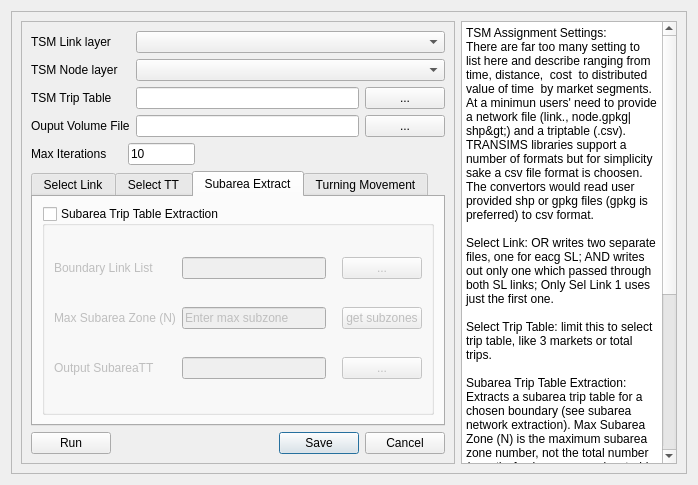
<?xml version="1.0" encoding="UTF-8"?>
<ui version="4.0">
 <class>DialogTSMAssign</class>
 <widget class="QDialog" name="DialogTSMAssign">
  <property name="geometry">
   <rect>
    <x>0</x>
    <y>0</y>
    <width>698</width>
    <height>485</height>
   </rect>
  </property>
  <property name="windowTitle">
   <string>TSM Assignment</string>
  </property>
  <layout class="QGridLayout" name="gridLayout_7">
   <item row="0" column="0">
    <widget class="QFrame" name="frame">
     <property name="frameShape">
      <enum>QFrame::StyledPanel</enum>
     </property>
     <property name="frameShadow">
      <enum>QFrame::Raised</enum>
     </property>
     <layout class="QHBoxLayout" name="horizontalLayout_5">
      <item>
       <layout class="QHBoxLayout" name="horizontalLayout_3">
        <item>
         <widget class="QFrame" name="frame_2">
          <property name="frameShape">
           <enum>QFrame::StyledPanel</enum>
          </property>
          <property name="frameShadow">
           <enum>QFrame::Raised</enum>
          </property>
          <layout class="QVBoxLayout" name="verticalLayout_2">
           <item>
            <layout class="QGridLayout" name="gridLayout">
             <item row="0" column="0">
              <widget class="QLabel" name="label">
               <property name="text">
                <string>TSM Link layer</string>
               </property>
              </widget>
             </item>
             <item row="0" column="1" colspan="2">
              <widget class="QComboBox" name="comboBox_linkLayer">
               <property name="toolTip">
                <string>choose link layer</string>
               </property>
              </widget>
             </item>
             <item row="1" column="0">
              <widget class="QLabel" name="label_2">
               <property name="text">
                <string>TSM Node layer</string>
               </property>
              </widget>
             </item>
             <item row="1" column="1" colspan="2">
              <widget class="QComboBox" name="comboBox_nodeLayer">
               <property name="toolTip">
                <string>choose TSM node layer </string>
               </property>
              </widget>
             </item>
             <item row="2" column="0">
              <widget class="QLabel" name="label_3">
               <property name="text">
                <string>TSM Trip Table</string>
               </property>
              </widget>
             </item>
             <item row="2" column="1">
              <widget class="QLineEdit" name="lineEdit_triptable"/>
             </item>
             <item row="2" column="2">
              <widget class="QPushButton" name="browse_TripTable">
               <property name="toolTip">
                <string>select trip table (csv)</string>
               </property>
               <property name="text">
                <string>...</string>
               </property>
              </widget>
             </item>
             <item row="3" column="0">
              <widget class="QLabel" name="label_4">
               <property name="text">
                <string>Ouput Volume File</string>
               </property>
              </widget>
             </item>
             <item row="3" column="1">
              <widget class="QLineEdit" name="lineEdit_volume"/>
             </item>
             <item row="3" column="2">
              <widget class="QPushButton" name="browse_volume">
               <property name="toolTip">
                <string>save to csv file</string>
               </property>
               <property name="text">
                <string>...</string>
               </property>
              </widget>
             </item>
            </layout>
           </item>
           <item>
            <layout class="QHBoxLayout" name="horizontalLayout">
             <item>
              <widget class="QLabel" name="label_5">
               <property name="text">
                <string>Max Iterations</string>
               </property>
              </widget>
             </item>
             <item>
              <spacer name="horizontalSpacer">
               <property name="orientation">
                <enum>Qt::Horizontal</enum>
               </property>
               <property name="sizeType">
                <enum>QSizePolicy::Fixed</enum>
               </property>
               <property name="sizeHint" stdset="0">
                <size>
                 <width>15</width>
                 <height>20</height>
                </size>
               </property>
              </spacer>
             </item>
             <item>
              <widget class="QLineEdit" name="lineEdit_literations">
               <property name="text">
                <string>10</string>
               </property>
              </widget>
             </item>
             <item>
              <spacer name="horizontalSpacer_2">
               <property name="orientation">
                <enum>Qt::Horizontal</enum>
               </property>
               <property name="sizeType">
                <enum>QSizePolicy::Fixed</enum>
               </property>
               <property name="sizeHint" stdset="0">
                <size>
                 <width>250</width>
                 <height>20</height>
                </size>
               </property>
              </spacer>
             </item>
            </layout>
           </item>
           <item>
            <widget class="QTabWidget" name="tabWidget">
             <property name="tabPosition">
              <enum>QTabWidget::North</enum>
             </property>
             <property name="currentIndex">
              <number>2</number>
             </property>
             <property name="usesScrollButtons">
              <bool>false</bool>
             </property>
             <property name="documentMode">
              <bool>false</bool>
             </property>
             <property name="tabsClosable">
              <bool>false</bool>
             </property>
             <widget class="QWidget" name="selectLink">
              <attribute name="title">
               <string>Select Link</string>
              </attribute>
              <layout class="QGridLayout" name="gridLayout_8">
               <item row="0" column="0">
                <widget class="QGroupBox" name="groupBox_SL">
                 <property name="enabled">
                  <bool>true</bool>
                 </property>
                 <property name="title">
                  <string>Select Link Analysis</string>
                 </property>
                 <property name="checkable">
                  <bool>true</bool>
                 </property>
                 <property name="checked">
                  <bool>false</bool>
                 </property>
                 <layout class="QGridLayout" name="gridLayout_2">
                  <item row="0" column="1" colspan="2">
                   <widget class="QLineEdit" name="lineEdit_SL_AB1">
                    <property name="toolTip">
                     <string>specify first link A1 - B1</string>
                    </property>
                    <property name="text">
                     <string/>
                    </property>
                   </widget>
                  </item>
                  <item row="1" column="0">
                   <widget class="QLabel" name="label_7">
                    <property name="text">
                     <string>Sel Link 2</string>
                    </property>
                   </widget>
                  </item>
                  <item row="2" column="0" colspan="2">
                   <widget class="QLabel" name="label_8">
                    <property name="text">
                     <string>Out SL Link Layer</string>
                    </property>
                   </widget>
                  </item>
                  <item row="2" column="2">
                   <widget class="QLineEdit" name="lineEdit_SLOuputDir">
                    <property name="toolTip">
                     <string/>
                    </property>
                   </widget>
                  </item>
                  <item row="2" column="3">
                   <widget class="QPushButton" name="browse_selectLinkOut">
                    <property name="toolTip">
                     <string>output directory</string>
                    </property>
                    <property name="text">
                     <string>...</string>
                    </property>
                   </widget>
                  </item>
                  <item row="0" column="0">
                   <widget class="QLabel" name="label_6">
                    <property name="text">
                     <string>Sel Link 1</string>
                    </property>
                   </widget>
                  </item>
                  <item row="1" column="1" colspan="2">
                   <widget class="QLineEdit" name="lineEdit_SL_AB2">
                    <property name="toolTip">
                     <string>specify second link A2-B2</string>
                    </property>
                    <property name="text">
                     <string/>
                    </property>
                   </widget>
                  </item>
                 </layout>
                 <zorder>browse_selectLinkOut</zorder>
                 <zorder>label_6</zorder>
                 <zorder>lineEdit_SL_AB1</zorder>
                 <zorder>label_8</zorder>
                 <zorder>label_7</zorder>
                 <zorder>lineEdit_SLOuputDir</zorder>
                 <zorder>lineEdit_SL_AB2</zorder>
                </widget>
               </item>
              </layout>
             </widget>
             <widget class="QWidget" name="selectTT">
              <attribute name="title">
               <string>Select TT</string>
              </attribute>
              <layout class="QGridLayout" name="gridLayout_9">
               <item row="0" column="0">
                <widget class="QGroupBox" name="groupBox_SL_TT">
                 <property name="enabled">
                  <bool>true</bool>
                 </property>
                 <property name="title">
                  <string>Select Trip Table</string>
                 </property>
                 <property name="checkable">
                  <bool>true</bool>
                 </property>
                 <property name="checked">
                  <bool>false</bool>
                 </property>
                 <layout class="QGridLayout" name="gridLayout_3">
                  <item row="0" column="1" colspan="2">
                   <widget class="QLineEdit" name="lineEdit_SL_TT_AB1">
                    <property name="toolTip">
                     <string>specify first link A1 - B1</string>
                    </property>
                    <property name="text">
                     <string/>
                    </property>
                   </widget>
                  </item>
                  <item row="2" column="0" colspan="2">
                   <widget class="QLabel" name="label_11">
                    <property name="text">
                     <string>Output Trip Table</string>
                    </property>
                   </widget>
                  </item>
                  <item row="2" column="2">
                   <widget class="QLineEdit" name="lineEdit_OutSL_TT"/>
                  </item>
                  <item row="2" column="3">
                   <widget class="QPushButton" name="browse_outputDir">
                    <property name="toolTip">
                     <string>output directory</string>
                    </property>
                    <property name="text">
                     <string>...</string>
                    </property>
                   </widget>
                  </item>
                  <item row="1" column="1" colspan="2">
                   <widget class="QLineEdit" name="lineEdit_SL_TT_AB2">
                    <property name="toolTip">
                     <string>specify second link A2-B2</string>
                    </property>
                    <property name="text">
                     <string/>
                    </property>
                   </widget>
                  </item>
                  <item row="1" column="0">
                   <widget class="QLabel" name="label_10">
                    <property name="text">
                     <string>Sel Link 2</string>
                    </property>
                   </widget>
                  </item>
                  <item row="0" column="0">
                   <widget class="QLabel" name="label_9">
                    <property name="toolTip">
                     <string/>
                    </property>
                    <property name="text">
                     <string>Sel Link 1</string>
                    </property>
                   </widget>
                  </item>
                 </layout>
                </widget>
               </item>
              </layout>
             </widget>
             <widget class="QWidget" name="subareExt">
              <attribute name="title">
               <string>Subarea Extract</string>
              </attribute>
              <layout class="QGridLayout" name="gridLayout_6">
               <item row="0" column="0">
                <widget class="QGroupBox" name="groupBox_SubExt_TT">
                 <property name="enabled">
                  <bool>true</bool>
                 </property>
                 <property name="title">
                  <string>Subarea Trip Table Extraction</string>
                 </property>
                 <property name="checkable">
                  <bool>true</bool>
                 </property>
                 <property name="checked">
                  <bool>false</bool>
                 </property>
                 <layout class="QGridLayout" name="gridLayout_5">
                  <item row="2" column="0">
                   <widget class="QLabel" name="label_14">
                    <property name="text">
                     <string>Output SubareaTT</string>
                    </property>
                   </widget>
                  </item>
                  <item row="2" column="3">
                   <widget class="QPushButton" name="browse_output_SubTT">
                    <property name="toolTip">
                     <string>select subarea boundary link list (see subarea network extraction)</string>
                    </property>
                    <property name="text">
                     <string>...</string>
                    </property>
                    <property name="autoDefault">
                     <bool>true</bool>
                    </property>
                   </widget>
                  </item>
                  <item row="0" column="1">
                   <widget class="QLineEdit" name="lineEdit_boundaryList">
                    <property name="toolTip">
                     <string/>
                    </property>
                    <property name="text">
                     <string/>
                    </property>
                   </widget>
                  </item>
                  <item row="1" column="1">
                   <widget class="QLineEdit" name="lineEdit_Sub_maxZones">
                    <property name="toolTip">
                     <string>Number of Subarea Zones</string>
                    </property>
                    <property name="text">
                     <string>Enter max subzone</string>
                    </property>
                   </widget>
                  </item>
                  <item row="2" column="1">
                   <widget class="QLineEdit" name="lineEdit_OutSubareaTT"/>
                  </item>
                  <item row="0" column="0">
                   <widget class="QLabel" name="label_12">
                    <property name="toolTip">
                     <string/>
                    </property>
                    <property name="text">
                     <string>Boundary Link List</string>
                    </property>
                   </widget>
                  </item>
                  <item row="1" column="0">
                   <widget class="QLabel" name="label_15">
                    <property name="text">
                     <string>Max Subarea Zone (N)</string>
                    </property>
                   </widget>
                  </item>
                  <item row="1" column="3">
                   <widget class="QPushButton" name="browse_getSubZones">
                    <property name="toolTip">
                     <string>select subarea boundary link list (see subarea network extraction)</string>
                    </property>
                    <property name="text">
                     <string>get subzones</string>
                    </property>
                   </widget>
                  </item>
                  <item row="0" column="3">
                   <widget class="QPushButton" name="browse_boundaryList">
                    <property name="toolTip">
                     <string>select subarea boundary link list (see subarea network extraction)</string>
                    </property>
                    <property name="text">
                     <string>...</string>
                    </property>
                   </widget>
                  </item>
                  <item row="2" column="2">
                   <spacer name="horizontalSpacer_3">
                    <property name="orientation">
                     <enum>Qt::Horizontal</enum>
                    </property>
                    <property name="sizeType">
                     <enum>QSizePolicy::Fixed</enum>
                    </property>
                    <property name="sizeHint" stdset="0">
                     <size>
                      <width>10</width>
                      <height>20</height>
                     </size>
                    </property>
                   </spacer>
                  </item>
                 </layout>
                 <zorder>label_12</zorder>
                 <zorder>lineEdit_boundaryList</zorder>
                 <zorder>browse_boundaryList</zorder>
                 <zorder>label_15</zorder>
                 <zorder>lineEdit_Sub_maxZones</zorder>
                 <zorder>browse_getSubZones</zorder>
                 <zorder>label_14</zorder>
                 <zorder>lineEdit_OutSubareaTT</zorder>
                 <zorder>horizontalSpacer_3</zorder>
                 <zorder>browse_output_SubTT</zorder>
                </widget>
               </item>
              </layout>
             </widget>
             <widget class="QWidget" name="turnMovement">
              <attribute name="title">
               <string>Turning Movement</string>
              </attribute>
              <layout class="QGridLayout" name="gridLayout_10">
               <item row="0" column="0">
                <widget class="QGroupBox" name="groupBox_TurnMove">
                 <property name="title">
                  <string>Turning Movement</string>
                 </property>
                 <property name="checkable">
                  <bool>true</bool>
                 </property>
                 <property name="checked">
                  <bool>false</bool>
                 </property>
                 <layout class="QGridLayout" name="gridLayout_4">
                  <item row="1" column="2">
                   <widget class="QPushButton" name="browse_outputDir_TurnMove">
                    <property name="toolTip">
                     <string>specify Output Turn Movements file (csv)</string>
                    </property>
                    <property name="text">
                     <string>...</string>
                    </property>
                   </widget>
                  </item>
                  <item row="1" column="0">
                   <widget class="QLabel" name="label_16">
                    <property name="text">
                     <string>Output File</string>
                    </property>
                   </widget>
                  </item>
                  <item row="0" column="2">
                   <widget class="QPushButton" name="browse_TurnMove_NodeList">
                    <property name="toolTip">
                     <string>Choose a node list for which turning movement need to be run (see user guide)</string>
                    </property>
                    <property name="text">
                     <string>...</string>
                    </property>
                   </widget>
                  </item>
                  <item row="0" column="1">
                   <widget class="QLineEdit" name="lineEdit_TurnMove_NodeList">
                    <property name="toolTip">
                     <string/>
                    </property>
                    <property name="text">
                     <string/>
                    </property>
                   </widget>
                  </item>
                  <item row="1" column="1">
                   <widget class="QLineEdit" name="lineEdit_TurnMove_OutDir"/>
                  </item>
                  <item row="0" column="0">
                   <widget class="QLabel" name="label_13">
                    <property name="toolTip">
                     <string/>
                    </property>
                    <property name="text">
                     <string>Node List</string>
                    </property>
                   </widget>
                  </item>
                 </layout>
                </widget>
               </item>
              </layout>
             </widget>
            </widget>
           </item>
           <item>
            <layout class="QHBoxLayout" name="horizontalLayout_2">
             <item>
              <widget class="QPushButton" name="runAssignment">
               <property name="toolTip">
                <string>runs the assignment</string>
               </property>
               <property name="text">
                <string>Run</string>
               </property>
              </widget>
             </item>
             <item>
              <widget class="QDialogButtonBox" name="saveAssign_settings">
               <property name="orientation">
                <enum>Qt::Horizontal</enum>
               </property>
               <property name="standardButtons">
                <set>QDialogButtonBox::Cancel|QDialogButtonBox::Save</set>
               </property>
              </widget>
             </item>
            </layout>
           </item>
          </layout>
         </widget>
        </item>
        <item>
         <widget class="QPlainTextEdit" name="plainTextEdit">
          <property name="readOnly">
           <bool>true</bool>
          </property>
          <property name="plainText">
           <string>TSM Assignment Settings:
There are far too many setting to list here and describe ranging from time, distance,  cost  to distributed value of time  by market segments.  At a minimun users' need to provide a network file (link.&lt;gpkg|shp&gt;, node.gpkg|shp&gt;) and a triptable (.csv).  TRANSIMS libraries support a number of formats but for simplicity sake a csv file format is choosen.  The convertors would read user provided shp or gpkg files (gpkg is preferred) to csv format. 

Select Link: OR writes two separate files, one for eacg SL; AND writes out only one which passed through both SL links; Only Sel Link 1 uses just the first one.

Select Trip Table: limit this to select trip table, like 3 markets or total trips. 

Subarea Trip Table Extraction: Extracts a subarea trip table for a chosen boundary (see subarea network extraction). Max Subarea Zone (N) is the maximum subarea zone number, not the total number (count) of subarea zones (centroid + external subarea zones). Example: 659 internal zones + 110 external zones = 769 total subzones, however the subzone nodes could be numbered from 2 to 770 and so 770 is the Max Subarea Zone (N). The &quot;get subzones&quot; button computes this number, not to be confused with total (like count features) which is subarea centroids + external zones.

Turning Movement : requires a node file.  refer to usger guide for specification.
</string>
          </property>
         </widget>
        </item>
       </layout>
      </item>
     </layout>
    </widget>
   </item>
  </layout>
 </widget>
 <resources/>
 <connections/>
</ui>
